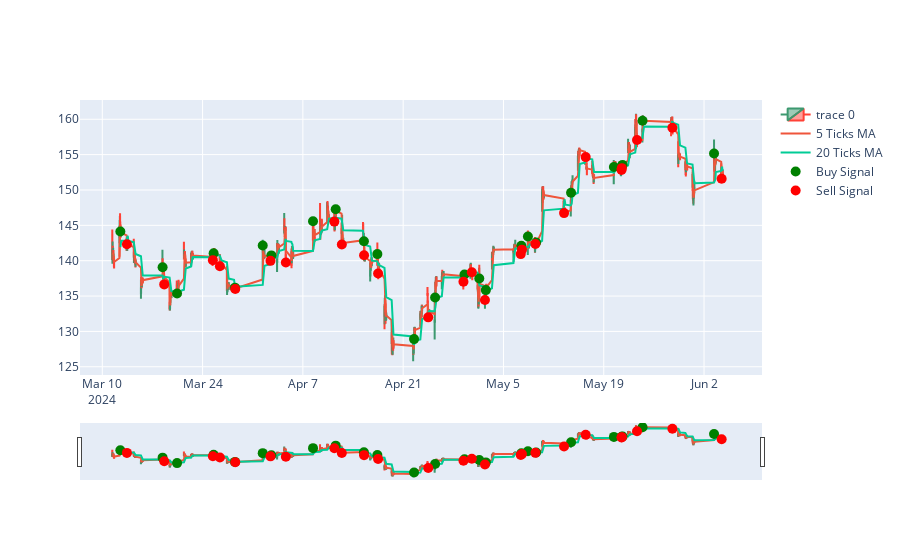

Here is the notebook cell this chart was saved with:
### Code cell
# count the number of times the 5 ticks MA crosses the 20 ticks MA

tsm_data['5T_MA'] = tsm_data['Close'].rolling(window=5).mean()
tsm_data['20T_MA'] = tsm_data['Close'].rolling(window=20).mean()

tsm_data['signal'] = np.where(tsm_data['5T_MA'] > tsm_data['20T_MA'], 1, 0)
tsm_data['signal'] = tsm_data['signal'].diff()


print(tsm_data['signal'].value_counts())

# plot the buy and sell signals

fig = go.Figure(data=[go.Candlestick(x=tsm_data.index,
                open=tsm_data['Open'],
                high=tsm_data['High'],
                low=tsm_data['Low'],
                close=tsm_data['Close'])])

fig.add_trace(go.Scatter(x=tsm_data.index, y=tsm_data['Close'].rolling(window=5).mean(), name='5 Ticks MA'))
fig.add_trace(go.Scatter(x=tsm_data.index, y=tsm_data['Close'].rolling(window=20).mean(), name='20 Ticks MA'))

buy_signals = tsm_data[tsm_data['signal'] == 1]
sell_signals = tsm_data[tsm_data['signal'] == -1]

fig.add_trace(go.Scatter(x=buy_signals.index, y=buy_signals['Close'], mode='markers', marker=dict(color='green', size=10), name='Buy Signal'))

fig.add_trace(go.Scatter(x=sell_signals.index, y=sell_signals['Close'], mode='markers', marker=dict(color='red', size=10), name='Sell Signal'))

fig.show()

### Figure 1 — Plotly figure (JSON) as saved in the notebook; plotly's stock layout.template omitted (floating-point values rounded to 4 significant figures; data arrays with more than 128 entries replaced by an {"elided": "..."} marker saying what was removed)
{"data": [{"close": {"elided": "779 float values"}, "high": {"elided": "779 float values"}, "low": {"elided": "779 float values"}, "open": {"elided": "779 float values"}, "type": "candlestick", "x": {"elided": "779 str values"}}, {"name": "5 Ticks MA", "type": "scatter", "x": {"elided": "779 str values"}, "y": {"elided": "779 float values"}}, {"name": "20 Ticks MA", "type": "scatter", "x": {"elided": "779 str values"}, "y": {"elided": "779 float values"}}, {"marker": {"color": "green", "size": 10}, "mode": "markers", "name": "Buy Signal", "type": "scatter", "x": ["2024-03-12T12:30:00-04:00", "2024-03-18T10:00:00-04:00", "2024-03-20T10:30:00-04:00", "2024-03-25T13:00:00-04:00", "2024-03-28T12:30:00-04:00", "2024-04-01T09:30:00-04:00", "2024-04-02T14:30:00-04:00", "2024-04-08T10:00:00-04:00", "2024-04-11T14:00:00-04:00", "2024-04-15T12:30:00-04:00", "2024-04-17T09:30:00-04:00", "2024-04-22T12:30:00-04:00", "2024-04-25T11:00:00-04:00", "2024-04-29T13:30:00-04:00", "2024-05-01T15:00:00-04:00", "2024-05-02T13:00:00-04:00", "2024-05-07T12:00:00-04:00", "2024-05-08T10:00:00-04:00", "2024-05-09T13:30:00-04:00", "2024-05-14T10:30:00-04:00", "2024-05-20T10:00:00-04:00", "2024-05-21T12:00:00-04:00", "2024-05-21T15:00:00-04:00", "2024-05-24T10:00:00-04:00", "2024-06-03T09:30:00-04:00"], "y": [144.1, 139.1, 135.4, 141.0, 136.2, 142.2, 140.8, 145.6, 147.3, 142.8, 140.9, 128.9, 134.8, 138.1, 137.5, 135.8, 142.1, 143.4, 142.6, 149.6, 153.2, 153.4, 153.6, 159.8, 155.2]}, {"marker": {"color": "red", "size": 10}, "mode": "markers", "name": "Sell Signal", "type": "scatter", "x": ["2024-03-13T10:30:00-04:00", "2024-03-18T15:30:00-04:00", "2024-03-25T10:30:00-04:00", "2024-03-26T10:00:00-04:00", "2024-03-28T13:30:00-04:00", "2024-04-02T11:30:00-04:00", "2024-04-04T15:00:00-04:00", "2024-04-11T09:30:00-04:00", "2024-04-12T10:30:00-04:00", "2024-04-15T13:00:00-04:00", "2024-04-17T12:00:00-04:00", "2024-04-24T12:00:00-04:00", "2024-04-29T10:00:00-04:00", "2024-04-30T14:00:00-04:00", "2024-05-02T10:00:00-04:00", "2024-05-07T10:00:00-04:00", "2024-05-07T14:00:00-04:00", "2024-05-09T11:00:00-04:00", "2024-05-13T11:00:00-04:00", "2024-05-16T11:30:00-04:00", "2024-05-21T11:30:00-04:00", "2024-05-21T12:30:00-04:00", "2024-05-23T15:30:00-04:00", "2024-05-28T14:00:00-04:00", "2024-06-04T11:00:00-04:00"], "y": [142.3, 136.6, 140.1, 139.2, 136.0, 140.0, 139.7, 145.5, 142.3, 140.8, 138.2, 132.0, 137.0, 138.4, 134.4, 140.9, 141.6, 142.4, 146.7, 154.6, 152.8, 153.1, 157.1, 158.8, 151.6]}], "layout": {}}
